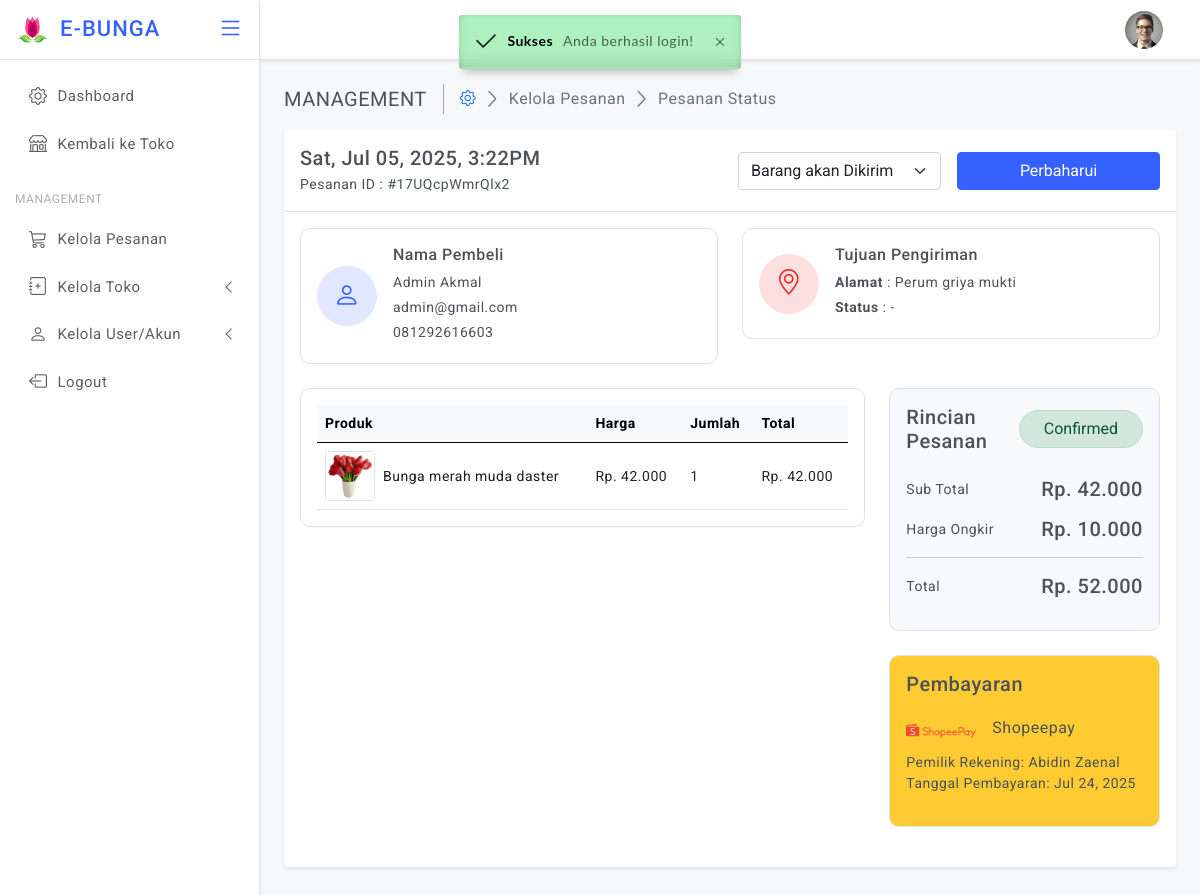
Screenshot of /backoffice/order.php?orderid=17UQcpWmrQlx2 (signed in) with the database file from the repository.
### tables this page shows
CREATE TABLE `konfirmasi` (
  `idkonfirmasi` int(11) NOT NULL,
  `orderid` varchar(100) NOT NULL,
  `userid` int(11) NOT NULL,
  `payment` varchar(10) NOT NULL,
  `namarekening` varchar(25) NOT NULL,
  `tglbayar` date NOT NULL,
  `tglsubmit` timestamp NOT NULL DEFAULT current_timestamp(),
  `gambar` varchar(100) NOT NULL
);

CREATE TABLE `detailorder` (
  `detailid` int(11) NOT NULL,
  `orderid` varchar(100) NOT NULL,
  `idproduk` int(11) NOT NULL,
  `qty` int(11) NOT NULL
);

CREATE TABLE `produk` (
  `idproduk` int(11) NOT NULL,
  `idkategori` int(11) NOT NULL,
  `namaproduk` varchar(30) NOT NULL,
  `gambar` varchar(100) NOT NULL,
  `deskripsi` varchar(200) NOT NULL,
  `rate` int(11) NOT NULL,
  `hargabefore` int(11) NOT NULL,
  `hargaafter` int(11) NOT NULL,
  `tgldibuat` timestamp NOT NULL DEFAULT current_timestamp(),
  `flashsale` varchar(1) NOT NULL DEFAULT '0'
);

CREATE TABLE `pembayaran` (
  `no` int(11) NOT NULL,
  `metode` varchar(25) NOT NULL,
  `norek` varchar(25) NOT NULL,
  `logo` text DEFAULT NULL,
  `an` varchar(150) NOT NULL
);

### backoffice/order.php (the view, shortened to what this page needs)
<?php
    include "../koneksi.php";
    $orderid = $_GET['orderid'];
    $query = mysqli_query($conn, "SELECT k.*, l.*, c.*, d.*, p.logo from konfirmasi k join pembayaran p on k.payment = p.metode join login l on k.userid = l.userid join cart c on k.orderid = c.orderid join detailorder d on d.orderid = c.orderid where k.orderid = '$orderid'");
    $data = mysqli_fetch_array($query);
    $subtotal = 0;
?>
<!doctype html>
<html lang="en" class="light-theme">
<head>
  <link href="assets/plugins/simplebar/css/simplebar.css" rel="stylesheet" />
  <link href="assets/plugins/perfect-scrollbar/css/perfect-scrollbar.css" rel="stylesheet" />
  <link href="assets/plugins/metismenu/css/metisMenu.min.css" rel="stylesheet" />
  <link href="assets/css/bootstrap.min.css" rel="stylesheet" />
  <link href="assets/css/bootstrap-extended.css" rel="stylesheet" />
  <link href="assets/css/style.css" rel="stylesheet" />
  <link href="assets/css/icons.css" rel="stylesheet">
  <link rel="stylesheet" href="https://cdn.jsdelivr.net/npm/bootstrap-icons@1.5.0/font/bootstrap-icons.css">
	<link href="assets/css/pace.min.css" rel="stylesheet" />
  <link rel="stylesheet" href="assets/modules/izitoast/css/iziToast.min.css">
  <link href="assets/css/dark-theme.css" rel="stylesheet" />
  <link href="assets/css/light-theme.css" rel="stylesheet" />
  <link href="assets/css/semi-dark.css" rel="stylesheet" />
  <link href="assets/css/header-colors.css" rel="stylesheet" />
</head>
<body>
  <div class="wrapper">
       <?php include('layout/header.php'); ?>
          <main class="page-content">
              <div class="page-breadcrumb d-none d-sm-flex align-items-center mb-3">
                <div class="breadcrumb-title pe-3">MANAGEMENT</div>
                <div class="ps-3">
                  <nav aria-label="breadcrumb">
                    <ol class="breadcrumb mb-0 p-0">
                      <li class="breadcrumb-item"><a href="javascript:;"><i class="bi bi-gear"></i></a>
                      </li>
                      <li class="breadcrumb-item active" aria-current="page">Kelola Pesanan</li>
                      <li class="breadcrumb-item active" aria-current="page">Pesanan Status</li>
                    </ol>
                  </nav>
                </div>
              </div>
              <div class="card">
                <div class="card-header py-3">
                  <form class="row g-3 align-items-center" method="POST" action="">
                    <div class="col-12 col-lg-4 col-md-6 me-auto">
                      <h5 class="mb-1">
                        <?php
                          $input = $data['tglsubmit'];
                          $date = new DateTime($input);
                          echo $date->format('D, M d, Y, g:iA');
                        ?>
                      </h5>
                      <p class="mb-0">Pesanan ID : #<?php echo $_GET['orderid'] ?></p>
                    </div>
                    <div class="col-12 col-lg-3 col-6 col-md-3">
                      <select class="form-select" name="status">
                        <option value="Barang akan Dikirim">Barang akan Dikirim</option>
                      </select>
                    </div>
                    <div class="col-12 col-lg-3 col-6 col-md-3">
                       <button type="submit" style="width: 100%!important;" class="btn btn-primary">Perbaharui</button>
                    </div>
                  </form>
                 </div>
                <div class="card-body">
                    <div class="row row-cols-1 row-cols-xl-2 row-cols-xxl-3">
                       <div class="col">
                         <div class="card border shadow-none radius-10">
                           <div class="card-body">
                            <div class="d-flex align-items-center gap-3">
                              <div class="icon-box bg-light-primary border-0">
                                <i class="bi bi-person text-primary"></i>
                              </div>
                              <div class="info">
                                 <h6 class="mb-2">Nama Pembeli</h6>
                                 <p class="mb-1"><?php echo $data['namalengkap'] ?></p>
                                 <p class="mb-1"><?php echo $data['email'] ?></p>
                                 <p class="mb-1"><?php echo $data['notelp'] ?></p>
                              </div>
                           </div>
                           </div>
                         </div>
                       </div>
                       <div class="col">
                        <div class="card border shadow-none radius-10">
                          <div class="card-body">
                            <div class="d-flex align-items-center gap-3">
                              <div class="icon-box bg-light-danger border-0">
                                <i class="bi bi-geo-alt text-danger"></i>
                              </div>
                              <div class="info">
                                <h6 class="mb-2">Tujuan Pengiriman</h6>
                                <p class="mb-1"><strong>Alamat</strong> : <?php echo $data['alamat'] ?></p>
                                <?php if($data['status'] == "Confirmed") { ?>
                                <p class="mb-1"><strong>Status</strong> : -</p>
                                <?php } elseif($data['status'] == "Pengiriman") { ?>
                                <p class="mb-1"><strong>Status</strong> : Sedang dalam pengiriman...</p>
                                <?php } ?>
                              </div>
                            </div>
                          </div>
                         </div>
                       </div>
                  </div>
                  <div class="row">
                      <div class="col-12 col-lg-8">
                         <div class="card border shadow-none radius-10">
                           <div class="card-body">
                               <div class="table-responsive">
                                 <table class="table align-middle mb-0">
                                   <thead class="table-light">
                                     <tr>
                                       <th>Produk</th>
                                       <th>Harga</th>
                                       <th>Jumlah</th>
                                       <th>Total</th>
                                     </tr>
                                   </thead>
                                   <tbody>
                                      <?php
                                        $query = mysqli_query($conn, "SELECT d.*, p.* from detailorder d join produk p on d.idproduk = p.idproduk where orderid = '$orderid' and d.idproduk = p.idproduk order by d.idproduk ASC");
                                        while($p = mysqli_fetch_array($query)) {
                                      ?>
                                     <tr>
                                       <td>
                                         <div class="orderlist">
                                          <a class="d-flex align-items-center gap-2" href="javascript:;">
                                            <div class="product-box">
                                                <img src="../<?php echo $p['gambar'] ?>" alt="">
                                            </div>
                                            <div>
                                                <P class="mb-0 product-title"><?php echo $p['namaproduk'] ?></P>
                                            </div>
                                           </a>
                                         </div>
                                       </td>
                                       <?php if($p['flashsale'] == 0) { ?>
                                       <?php $subtotal += ($p['qty'] * $p['hargabefore']) ?>
                                       <td>Rp. <?php echo number_format($p['hargabefore'], 0,',','.') ?></td>
                                       <td><?php echo $p['qty'] ?></td>
                                       <td>Rp. <?php echo number_format(($p['qty'] * $p['hargabefore']), 0,',','.') ?></td>
                                       <?Php } ?>
                                     </tr>
                                     <?php } ?>
                                   </tbody>
                                 </table>
                               </div>
                           </div>
                         </div>
                      </div>
                      <div class="col-12 col-lg-4">
                        <div class="card border shadow-none bg-light radius-10">
                          <div class="card-body">
                              <div class="d-flex align-items-center mb-4">
                                 <div>
                                    <h5 class="mb-0">Rincian Pesanan</h5>
                                 </div>
                                 <div class="ms-auto">
                                   <button type="button" class="btn alert-success radius-30 px-4">Confirmed</button>
                                </div>
                              </div>
                              <div class="d-flex align-items-center mb-3">
                                <div>
                                  <p class="mb-0">Sub Total</p>
                                </div>
                                <div class="ms-auto">
                                  <h5 class="mb-0">Rp. <?php echo number_format($subtotal, 0,',','.') ?></h5>
                              </div>
                            </div>
                              <div class="d-flex align-items-center mb-3">
                                <div>
                                  <p class="mb-0">Harga Ongkir</p>
                                </div>
                                <div class="ms-auto">
                                  <h5 class="mb-0">Rp. 10.000</h5>
                              </div>
                            </div>
                            <hr>
                            <div class="d-flex align-items-center mb-3">
                              <div>
                                <p class="mb-0">Total</p>
                              </div>
                              <div class="ms-auto">
                                <h5 class="mb-0">Rp. <?php echo number_format($subtotal+10000, 0,',','.') ?></h5>
                            </div>
                          </div>
                          </div>
                        </div>
                        <div class="card border shadow-none bg-warning radius-10">
                          <div class="card-body">
                              <h5>Pembayaran</h5>
                               <div class="d-flex align-items-center gap-3">
                                  <div class="fs-2">
                                    <img src="../<?php echo $data['logo'] ?>" width="70" alt="">
                                  </div>
                                  <div class="">
                                    <p class="mb-0 fs-6"><?php echo $data['payment'] ?> </p>
                                  </div>
                               </div>
                              <p>Pemilik Rekening: <?php echo $data['namarekening'] ?> <br>
                                 Tanggal Pembayaran:
                                 <?php
                                  $input = $data['tglbayar'];
                                  $date = new DateTime($input);
                                  echo $date->format("M d, Y");
                                 ?>
                              </p>
                          </div>
                        </div>
                     </div>
                  </div>
                </div>
              </div>
          </main>
  </div>
</body>
</html>

### backoffice/assets/css/style.css (style rules this page uses)
body { font-size: 14px; color: #4c5258; letter-spacing: .5px; font-family: Roboto, sans-serif; background-color: #f7f8fa; overflow-x: hidden; }
.wrapper { width: auto; position: relative }
a { text-decoration: none; }
::placeholder { opacity: 0.4 !important; }
.page-content { margin-left: 260px; margin-top: 60px; padding: 1.5rem; transition: all .2s; }
.radius-10 { border-radius: 10px; }
.radius-30 { border-radius: 30px; }
.table-responsive { white-space: nowrap; }
.icon-box { width: 60px; height: 60px; background-color: #ffffff; border-radius: 50%; border: 1px solid #c7c8cb; font-size: 26px; display: flex; align-items: center; justify-content: center; cursor: pointer; }
.product-box { width: 52px; height: 52px; display: flex; align-items: center; justify-content: center; border-radius: 10px; cursor: pointer; background-color: #ffffff; }
.product-box img { width: 100%; }
.orderlist .product-box { width: 50px; height: 50px; display: flex; align-items: center; justify-content: center; border-radius: 0.25rem; border: 1px solid #e2e3e4; background-color: #ffffff; }
.orderlist .product-box img { width: 100% }
.orderlist .product-title { color: rgb(25, 27, 34); }
.breadcrumb-title { font-size: 20px; border-right: 1.5px solid #aaa4a4; }
.page-breadcrumb .breadcrumb-item+.breadcrumb-item::before { display: inline-block; padding-right: .5rem; color: #6c757d; font-family: LineIcons; content: "\ea5c"; }
.page-breadcrumb .breadcrumb li.breadcrumb-item { font-size: 16px; }

### rows the page displays
konfirmasi: tglsubmit "Sat, Jul 05, 2025, 3:22PM", userid.namalengkap "Admin Akmal", userid.email "admin@gmail.com", userid.notelp "081292616603", userid.alamat "Perum griya mukti", pembayaran.logo (picture), payment "Shopeepay", namarekening "Abidin Zaenal", tglbayar "Jul 24, 2025"
detailorder: idproduk.gambar (picture), idproduk.namaproduk "Bunga merah muda daster", idproduk.hargabefore "42.000", qty "1", $p['qty']*$p['hargabefore'] "42.000"

### other values shown
$_GET['orderid'] "17UQcpWmrQlx2"
$subtotal "42.000"
$subtotal+10000 "52.000"
